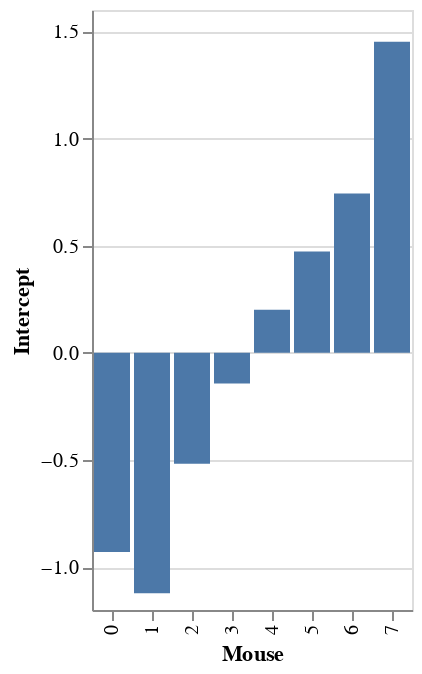

Here is the notebook cell this chart was saved with:
### Markdown cell above
## Inspect Bayesian result further
We named intercept _a\_subject_, so now we can plot it for each animal

### Code cell
# Fit slopes again:
window.fit_slopes(add_data=True, model=models.model_hier_stim_one_codition,
                  do_make_change='subtract', dist_y='normal');
intercepts=window.trace.posterior['a_subject'].mean(['chain','draw']).to_dataframe().reset_index()
import altair as alt
chart_intercepts=alt.Chart(intercepts).mark_bar().encode(
    x=alt.X('subject:O',title='Mouse'),
    y=alt.Y('a_subject', title='Intercept')
)
chart_intercepts

### Figure 1 — Vega-Lite specification as saved in the notebook (floating-point values rounded to 4 significant figures)
{"config": {"view": {"continuousWidth": 400, "continuousHeight": 300}}, "data": {"name": "data-fa13a4727dc035cdfc5d8682b77d8eaa"}, "mark": "bar", "encoding": {"x": {"type": "ordinal", "field": "subject", "title": "Mouse"}, "y": {"type": "quantitative", "field": "a_subject", "title": "Intercept"}}, "$schema": "https://vega.github.io/schema/vega-lite/v4.8.1.json", "datasets": {"data-fa13a4727dc035cdfc5d8682b77d8eaa": [{"subject": 0, "a_subject": -0.9291}, {"subject": 1, "a_subject": -1.122}, {"subject": 2, "a_subject": -0.5177}, {"subject": 3, "a_subject": -0.1425}, {"subject": 4, "a_subject": 0.2006}, {"subject": 5, "a_subject": 0.4733}, {"subject": 6, "a_subject": 0.7434}, {"subject": 7, "a_subject": 1.452}]}}
